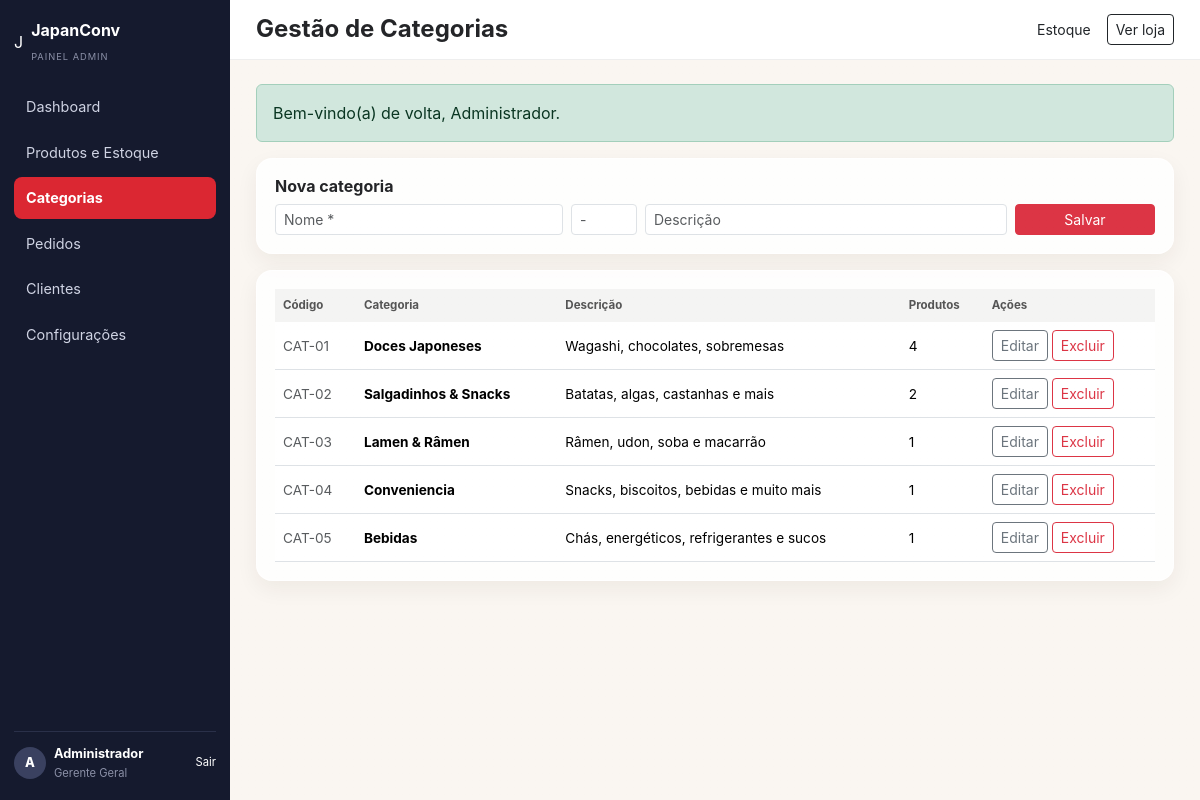
/admin/categorias.php (signed in), run on the app's committed database.
### tables this page shows
CREATE TABLE IF NOT EXISTS categorias (
  id INT AUTO_INCREMENT PRIMARY KEY,
  nome VARCHAR(100) NOT NULL,
  descricao VARCHAR(255) DEFAULT NULL,
  icone VARCHAR(10) DEFAULT '🍱',
  criado_em TIMESTAMP DEFAULT CURRENT_TIMESTAMP
);

### includes/functions.php (called while the page is built, shortened)
<?php
function e($s) { return htmlspecialchars((string)$s, ENT_QUOTES, 'UTF-8'); }

### admin/categorias.php (the view, shortened to what this page needs)
<?php
require_once __DIR__ . '/../includes/functions.php';
$edit = null;
$lista = $pdo->query("SELECT c.*, (SELECT COUNT(*) FROM produtos p WHERE p.categoria_id=c.id) AS qtd FROM categorias c ORDER BY c.id")->fetchAll();
include '_layout_top.php';
?>
<div class="adm-card mb-3">
  <h6><?= $edit ? 'Editar categoria' : 'Nova categoria' ?></h6>
  <form method="POST" class="row g-2">
    <div class="col-md-4"><input name="nome" class="form-control form-control-sm" placeholder="Nome *" required value="<?= e($edit['nome'] ?? '') ?>"></div>
    <div class="col-md-1"><input name="icone" class="form-control form-control-sm" placeholder="-" value="<?= e($edit['icone'] ?? '') ?>"></div>
    <div class="col-md-5"><input name="descricao" class="form-control form-control-sm" placeholder="Descrição" value="<?= e($edit['descricao'] ?? '') ?>"></div>
    <div class="col-md-2"><button class="btn btn-danger btn-sm w-100">Salvar</button></div>
  </form>
</div>
<div class="adm-card">
  <table class="table adm-table mb-0">
    <thead><tr><th>Código</th><th>Categoria</th><th>Descrição</th><th>Produtos</th><th>Ações</th></tr></thead>
    <tbody>
    <?php foreach ($lista as $c): ?>
      <tr><td class="text-muted">CAT-<?= str_pad($c['id'], 2, '0', STR_PAD_LEFT) ?></td>
      <td><b><?= e($c['nome']) ?></b></td><td><?= e($c['descricao']) ?></td><td><?= $c['qtd'] ?></td>
      <td class="text-nowrap"><a href="categorias.php?edit=<?= $c['id'] ?>" class="btn btn-sm btn-outline-secondary">Editar</a>
      <a href="categorias.php?del=<?= $c['id'] ?>" class="btn btn-sm btn-outline-danger btn-excluir">Excluir</a></td></tr>
    <?php endforeach; ?>
    </tbody>
  </table>
</div>
<?php include '_layout_bottom.php'; ?>

### assets/css/style.css (style rules this page uses)
:root { --bg:#f7f3ee; --surface:rgba(255,255,255,.68); --surface-strong:rgba(255,255,255,.88); --line:rgba(65,45,30,.09); --text:#242528; --muted:#777575; --red:#db2732; --red-dark:#b61924; --cream:#fff8ef; --shadow:0 14px 40px rgba(43,30,20,.08); --shadow-soft:0 8px 22px rgba(43,30,20,.06); --radius:20px; }
* { box-sizing:border-box }
html { scroll-behavior:smooth }
body { margin:0; font-family:Inter,Arial,sans-serif; color:var(--text); background: radial-gradient(900px 500px at 10% -10%, rgba(255,218,208,.55), transparent 60%), radial-gradient(900px 500px at 90% 10%, rgba(252,232,217,.75), transparent 62%), var(--bg); }
body:before { content:""; position:fixed; inset:0; pointer-events:none; opacity:.1; background-image:radial-gradient(rgba(0,0,0,.05) .7px, transparent .7px); background-size:7px 7px; }
a { text-decoration:none;color:inherit }
button,input { font:inherit }
button { cursor:pointer }
html,body { height:100% }
body { display:flex;flex-direction:column;min-height:100vh }
.adm-card { background:rgba(255,255,255,.82);border:1px solid rgba(255,255,255,.8); border-radius:16px;padding:18px;box-shadow:var(--shadow-soft) }
.adm-card h6 { font-weight:700 }
.adm-table thead th { background:rgba(0,0,0,.04);font-size:.72rem;color:#555;border:none }
.adm-table tbody td { font-size:.85rem;vertical-align:middle }
.adm-body { background:#faf6f1 }

### data on the page
categorias: id "01", nome "Doces Japoneses", descricao "Wagashi, chocolates, sobremesas", qtd "4"
categorias: id "02", nome "Salgadinhos & Snacks", descricao "Batatas, algas, castanhas e mais", qtd "2"
categorias: id "03", nome "Lamen & Râmen", descricao "Râmen, udon, soba e macarrão", qtd "1"
categorias: id "04", nome "Conveniencia", descricao "Snacks, biscoitos, bebidas e muito mais", qtd "1"
categorias: id "05", nome "Bebidas", descricao "Chás, energéticos, refrigerantes e sucos", qtd "1"

### other printed values
mb_strtoupper(mb_substr($_SESSION['usuario_nome'] ?? 'A', 0, 1)) "A"
$_SESSION['usuario_nome'] "Administrador"
$titulo "Gestão de Categorias"
$m "Bem-vindo(a) de volta, Administrador."
